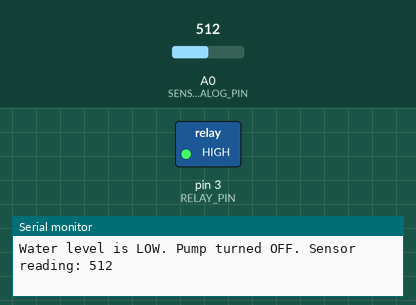
Recording of a sketch running on a simulated Arduino Uno, built with avr-gcc and run on an emulated ATmega328P. Shown: switched loads named in the sketch (green lamp = pin HIGH), the last lines printed to the serial monitor. The test bench sets the inputs (shaded band); at power-on: A0 (SENSOR_ANALOG_PIN) = 512. Pins used as bus, display or sensor lines are not drawn.

Above: at 10.8 s.
10.9 s: A0 (SENSOR_ANALOG_PIN) set to 318
21.3 s: A0 (SENSOR_ANALOG_PIN) set to 285
At 30.6 s:
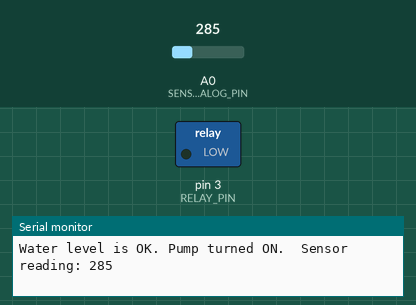
31.6 s: A0 (SENSOR_ANALOG_PIN) set to 306
At 41.3 s:
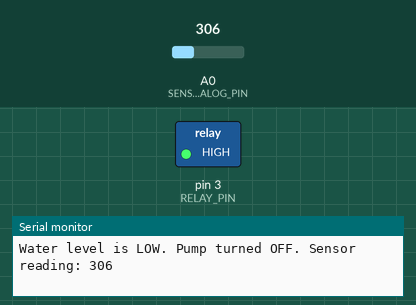
41.6 s: A0 (SENSOR_ANALOG_PIN) set to 290
At 51.0 s:
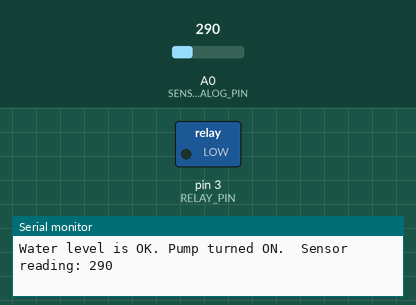
Timing chart, 0 to 52.5 s (numbered marks = the images above; inputs shaded):
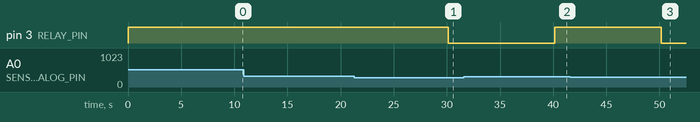

Measured:
- the behaviour switches between 301 and 300 on A0 (SENSOR_ANALOG_PIN) (found by bisection; images 0 and 1)
- after the input at 21.3 s, pin 3 (RELAY_PIN): HIGH → LOW after 8.8 s
- after the input at 31.6 s, pin 3 (RELAY_PIN): LOW → HIGH after 8.5 s
- after the input at 41.6 s, pin 3 (RELAY_PIN): HIGH → LOW after 8.6 s

The sketch:

WaterPumpAquariumOutage.ino
```cpp
//**********************************************************************************
//    Aquarium Water Pump Auto-Restart after Power Outage
//
//    Developed by: Dom_F0xtrot_
//    Optimized by: Jules
//
//    Version: 1.1
//    Last updated: 2025-09-17
//
//    Project Description:
//    This project uses an Arduino Uno, a water level sensor, and a relay to
//    automatically restart an aquarium filter pump after a power outage.
//    To prevent corrosion and extend the sensor's lifespan, the sensor is only
//    powered on when a reading is being taken.
//
//    Hardware:
//    - Board: Arduino Uno
//    - Water Pump: 5V submersible pump
//    - Water Sensor: T1592
//    - Relay Module: 5V single channel (Active-LOW)
//
//    Wiring:
//    - Water Sensor VCC: D7
//    - Water Sensor GND: GND
//    - Water Sensor Signal: A0
//    - Relay VCC: 5V
//    - Relay GND: GND
//    - Relay Signal: D3
//
//**********************************************************************************

// --- Pin Definitions ---
const int SENSOR_POWER_PIN = 7;
const int SENSOR_ANALOG_PIN = A0;
const int RELAY_PIN = 3;

// --- Constants ---
// The analog reading threshold from the water sensor.
// This value is calibrated manually. A reading ABOVE this threshold indicates
// that the water level is too low, and the pump should be turned off to prevent damage.
const int WATER_LEVEL_THRESHOLD = 300;

// The relay module is Active-LOW, meaning a LOW signal turns it ON and HIGH turns it OFF.
const int PUMP_ON = LOW;
const int PUMP_OFF = HIGH;

// --- Delays and Serial Configuration ---
const long BAUD_RATE = 9600;
const int SENSOR_READ_STABILIZATION_MS = 20; // Time to wait for the sensor to stabilize after powering on.
const unsigned long LOOP_DELAY_MS = 10000;   // Check water level every 10 seconds.


void setup() {
  Serial.begin(BAUD_RATE);

  // Configure pin modes
  pinMode(SENSOR_POWER_PIN, OUTPUT);
  pinMode(RELAY_PIN, OUTPUT);

  // Ensure the sensor is off and the pump is off initially for safety.
  digitalWrite(SENSOR_POWER_PIN, LOW);
  digitalWrite(RELAY_PIN, PUMP_OFF);

  Serial.println("System initialized. Pump is OFF.");
  Serial.println("---------------------------------");
}

void loop() {
  // 1. Read the water level from the sensor.
  int waterLevel = readWaterSensor();

  // 2. Decide whether to turn the pump on or off.
  if (waterLevel > WATER_LEVEL_THRESHOLD) {
    // Water level is too low. Turn the pump OFF.
    digitalWrite(RELAY_PIN, PUMP_OFF);
    Serial.print("Water level is LOW. Pump turned OFF. ");
  } else {
    // Water level is sufficient. Turn the pump ON.
    digitalWrite(RELAY_PIN, PUMP_ON);
    Serial.print("Water level is OK. Pump turned ON.  ");
  }

  // 3. Print the current sensor reading for debugging.
  Serial.print("Sensor reading: ");
  Serial.println(waterLevel);

  // 4. Wait before the next reading.
  delay(LOOP_DELAY_MS);
}

/**
 * @brief Reads the value from the water level sensor.
 *
 * This function powers the sensor on, waits briefly for the reading to stabilize,
 * takes an analog reading, and then powers the sensor off to prevent corrosion.
 *
 * @return The analog reading from the water sensor (0-1023).
 */
int readWaterSensor() {
  digitalWrite(SENSOR_POWER_PIN, HIGH);     // Power the sensor ON
  delay(SENSOR_READ_STABILIZATION_MS);      // Wait for the reading to stabilize
  int sensorValue = analogRead(SENSOR_ANALOG_PIN); // Read the analog value
  digitalWrite(SENSOR_POWER_PIN, LOW);      // Power the sensor OFF
  return sensorValue;
}
```
